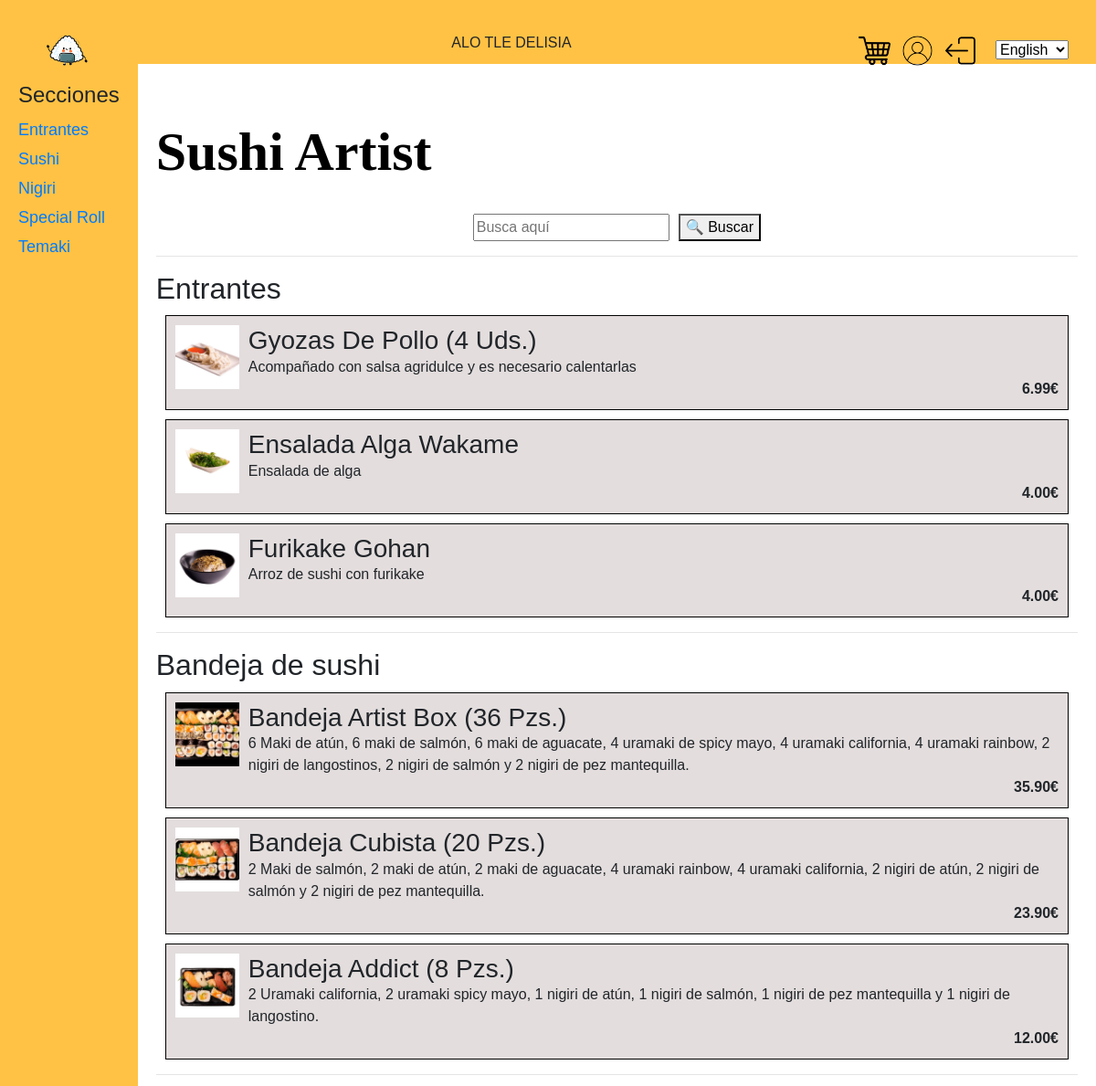
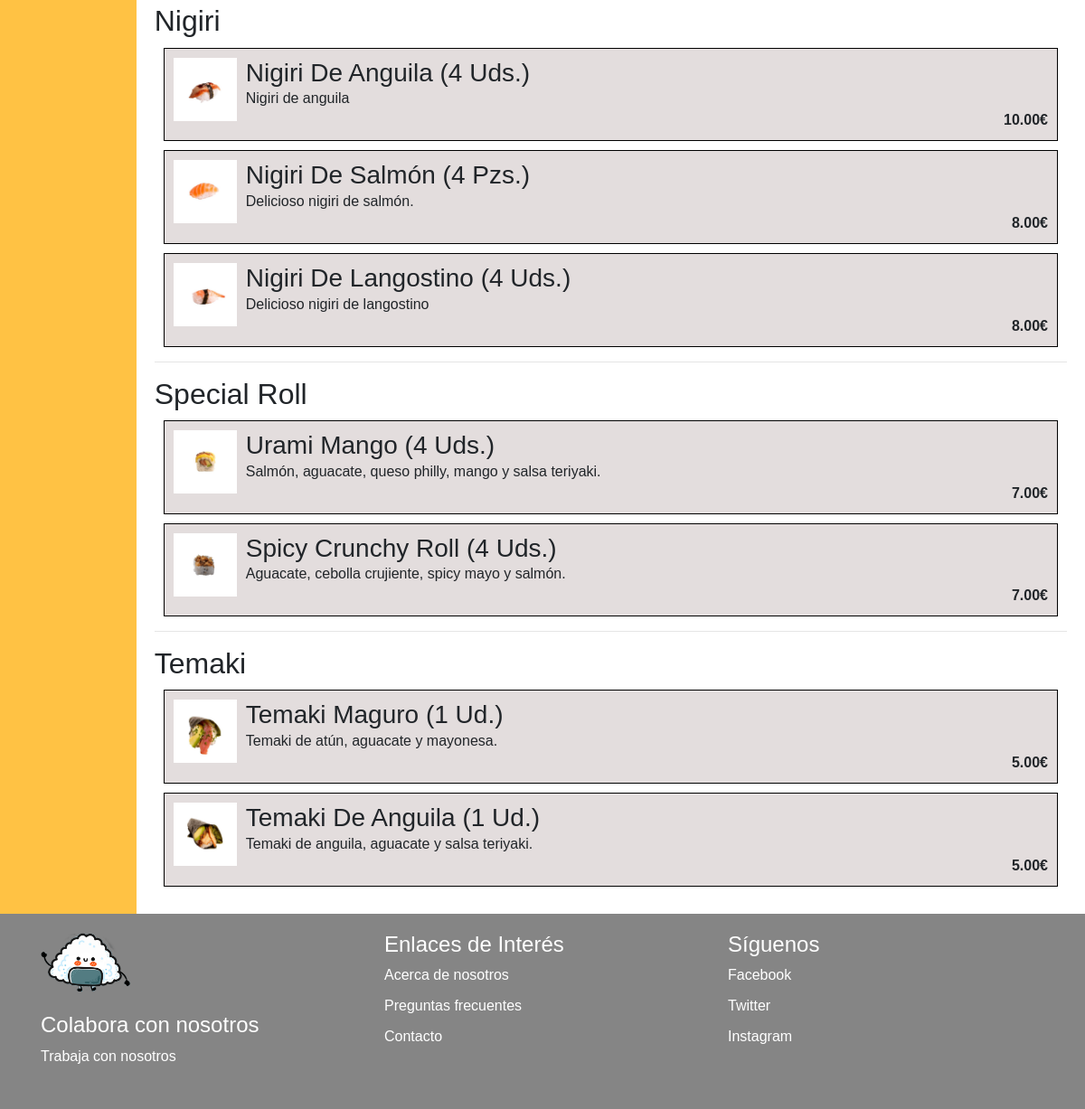
The app's page /SushiArtist with its own data (2 pictures, top to bottom).
### myapp/models.py (models this page shows)
class TipoProducto(models.Model):
    idTipoProducto = models.AutoField(primary_key=True)
    nombre = models.CharField(max_length=255)
    descripcion=models.TextField()
    idRestaurante = models.ForeignKey(Restaurante, on_delete=models.CASCADE)

class Producto(models.Model):
    idProducto = models.AutoField(primary_key=True)
    nombre = models.CharField(max_length=255)
    descripcionProducto = models.TextField()
    precio = models.DecimalField(max_digits=10, decimal_places=2)
    idTipoProducto = models.ForeignKey(TipoProducto, on_delete=models.CASCADE)
    idRestaurante = models.ForeignKey('Restaurante', on_delete=models.CASCADE)

### myapp/views.py (the view)
# urls.py: path('SushiArtist', sushi_artist, name= 'Sushi Artist'),
def sushi_artist(request):
    productosTipo1 = Producto.objects.filter(idRestaurante=2, idTipoProducto=6)
    productosTipo2 = Producto.objects.filter(idRestaurante=2, idTipoProducto=7)
    productosTipo3 = Producto.objects.filter(idRestaurante=2, idTipoProducto=8)
    productosTipo4 = Producto.objects.filter(idRestaurante=2, idTipoProducto=9)
    productosTipo5 = Producto.objects.filter(idRestaurante=2, idTipoProducto=10)
    productosTipo6 = Producto.objects.filter(idRestaurante=2, idTipoProducto=11)
    categorias=TipoProducto.objects.filter(idRestaurante=2)
    context = {
        'productosTipo1': productosTipo1,
        'productosTipo2': productosTipo2,
        'productosTipo3': productosTipo3,
        'productosTipo4': productosTipo4,
        'productosTipo5': productosTipo5,
        'categorias': categorias
    }
    return render(request, 'myapp/sushiArtist.html', context)

### myapp/templates/myapp/sushiArtist.html
{% extends 'base.html' %}
{% block content %}
    {% load static %}
    <link rel="stylesheet" href="{% static 'css/stylePrincipal.css' %}">
    <link rel="stylesheet" href="{% static 'css/sushiDonosti.css' %}">
    <div class="wrapper">
        <aside class="sidebar">
            <h2>Secciones</h2>
            <ul>
                {% for categoria in categorias %}
                <li><a href=#{{categoria.nombre}}>{{categoria.nombre}}</a></li>
                {%endfor%}
            </ul>
        </aside>
        <div class="main">
            <div class="primerBloque">
                <h1>Sushi Artist</h1>
                <br>
                <div class="buscador">
                    <input type="text" class="buscar" placeholder="Busca aquí">
                    <button class="search-button">&#128269; Buscar</button>
                </div>
            </div>
            <hr>
            <div class="productos">
                <div id="Entrantes">
                <h2>Entrantes</h2>
                {% for producto in productosTipo1 %}
                    <div class="sushiBox">
                        <img src="{% static 'imagenes/' %}{{ producto.nombre|lower }}.png" alt="{{ producto.nombre }}" style="width: 70px; height: 70px;">
                        <div class="contenido-producto">
                            <h3>{{ producto.nombre }}</h3>
                            <p>{{ producto.descripcionProducto }}</p>
                            <p class="precio"><strong>{{ producto.precio }}€</strong></p>
                        </div>
                    </div>
                {% endfor %}
                </div>
                <hr>
                <div id="Sushi">
                <h2>Bandeja de sushi</h2>
                {% for producto in productosTipo2 %}
                    <div class="sushiBox">
                        <img src="{% static 'imagenes/' %}{{ producto.nombre|lower }}.png" alt="{{ producto.nombre }}" style="width: 70px; height: 70px;">
                        <div class="contenido-producto">
                            <h3>{{ producto.nombre }}</h3>
                            <p>{{ producto.descripcionProducto }}</p>
                            <p class="precio"><strong>{{ producto.precio }}€</strong></p>
                        </div>
                    </div>
                {% endfor %}
                </div>
                <hr>
                <div id="Nigiri">
                <h2>Nigiri</h2>
                {% for producto in productosTipo3 %}
                    <div class="sushiBox">
                        <img src="{% static 'imagenes/' %}{{ producto.nombre|lower }}.png" alt="{{ producto.nombre }}" style="width: 70px; height: 70px;">
                        <div class="contenido-producto">
                            <h3>{{ producto.nombre }}</h3>
                            <p>{{ producto.descripcionProducto }}</p>
                            <p class="precio"><strong>{{ producto.precio }}€</strong></p>
                        </div>
                    </div>
                {% endfor %}
                </div>
                <hr>
                <div id="Special Roll">
                <h2>Special Roll</h2>
                {% for producto in productosTipo4 %}
                    <div class="sushiBox">
                        <img src="{% static 'imagenes/' %}{{ producto.nombre|lower }}.png" alt="{{ producto.nombre }}" style="width: 70px; height: 70px;">
                        <div class="contenido-producto">
                            <h3>{{ producto.nombre }}</h3>
                            <p>{{ producto.descripcionProducto }}</p>
                            <p class="precio"><strong>{{ producto.precio }}€</strong></p>
                        </div>
                    </div>
                {% endfor %}
                </div>
                <hr>
                <div id="Temaki">
                <h2>Temaki</h2>
                {% for producto in productosTipo5 %}
                    <div class="sushiBox">
                        <img src="{% static 'imagenes/' %}{{ producto.nombre|lower }}.png" alt="{{ producto.nombre }}" style="width: 70px; height: 70px;">
                        <div class="contenido-producto">
                            <h3>{{ producto.nombre }}</h3>
                            <p>{{ producto.descripcionProducto }}</p>
                            <p class="precio"><strong>{{ producto.precio }}€</strong></p>
                        </div>
                    </div>
                {% endfor %}
                </div>
            </div>
        </div>
    </div>
{% endblock %}

### myapp/static/css/stylePrincipal.css (style rules this page uses)
body { font-family: Arial; }
h1 { color: black; font-family: serif; font-size: 60px; font-weight: 600; margin-top: 40px; }

### myapp/static/css/sushiDonosti.css (style rules this page uses)
.sushiBox { border: 1px solid #000000; padding: 10px; margin: 10px; display: flex; background-color: #e3dddd; }
.sushiBox img { width: 100px; height: 100px; margin-right: 10px; }
.contenido-producto { flex-grow: 1; }
.contenido-producto h3, .contenido-producto p { margin: 0; }
.precio { font-weight: bold; text-align: right; }
.buscador { display: flex; align-items: center; justify-content: center; text-align: center; }
.buscar { margin-right: 10px; }
aside h2 { font-size: 24px; margin-bottom: 10px; }
aside ul { list-style: none; padding: 0; }
aside li { font-size: 18px; margin-bottom: 5px; }
.wrapper { display: flex; }
.main { flex-grow: 1; padding: 20px; }
aside { width: 200px; background-color: #ffc244; padding: 20px; }

### records on screen
TipoProducto: nombre "Entrantes"
TipoProducto: nombre "Sushi"
TipoProducto: nombre "Nigiri"
TipoProducto: nombre "Special Roll"
TipoProducto: nombre "Temaki"
Producto: shows a picture, nombre "Gyozas De Pollo (4 Uds.)", descripcionProducto "Acompañado con salsa agridulce y es necesario calentarlas", precio "6.99"
Producto: shows a picture, nombre "Ensalada Alga Wakame", descripcionProducto "Ensalada de alga", precio "4.00"
Producto: shows a picture, nombre "Furikake Gohan", descripcionProducto "Arroz de sushi con furikake", precio "4.00"
Producto: shows a picture, nombre "Bandeja Artist Box (36 Pzs.)", descripcionProducto "6 Maki de atún, 6 maki de salmón, 6 maki de aguacate, 4 uramaki de spicy mayo, 4 uramaki california, 4 uramaki rainbow, 2 nigiri de langostinos, 2 nigiri de salmón y 2 nigiri de pez mantequilla.", precio "35.90"
Producto: shows a picture, nombre "Bandeja Cubista (20 Pzs.)", descripcionProducto "2 Maki de salmón, 2 maki de atún, 2 maki de aguacate, 4 uramaki rainbow, 4 uramaki california, 2 nigiri de atún, 2 nigiri de salmón y 2 nigiri de pez mantequilla.", precio "23.90"
Producto: shows a picture, nombre "Bandeja Addict (8 Pzs.)", descripcionProducto "2 Uramaki california, 2 uramaki spicy mayo, 1 nigiri de atún, 1 nigiri de salmón, 1 nigiri de pez mantequilla y 1 nigiri de langostino.", precio "12.00"
Producto: shows a picture, nombre "Nigiri De Anguila (4 Uds.)", descripcionProducto "Nigiri de anguila", precio "10.00"
Producto: shows a picture, nombre "Nigiri De Salmón (4 Pzs.)", descripcionProducto "Delicioso nigiri de salmón.", precio "8.00"
Producto: shows a picture, nombre "Nigiri De Langostino (4 Uds.)", descripcionProducto "Delicioso nigiri de langostino", precio "8.00"
Producto: shows a picture, nombre "Urami Mango (4 Uds.)", descripcionProducto "Salmón, aguacate, queso philly, mango y salsa teriyaki.", precio "7.00"
Producto: shows a picture, nombre "Spicy Crunchy Roll (4 Uds.)", descripcionProducto "Aguacate, cebolla crujiente, spicy mayo y salmón.", precio "7.00"
Producto: shows a picture, nombre "Temaki Maguro (1 Ud.)", descripcionProducto "Temaki de atún, aguacate y mayonesa.", precio "5.00"
Producto: shows a picture, nombre "Temaki De Anguila (1 Ud.)", descripcionProducto "Temaki de anguila, aguacate y salsa teriyaki.", precio "5.00"
